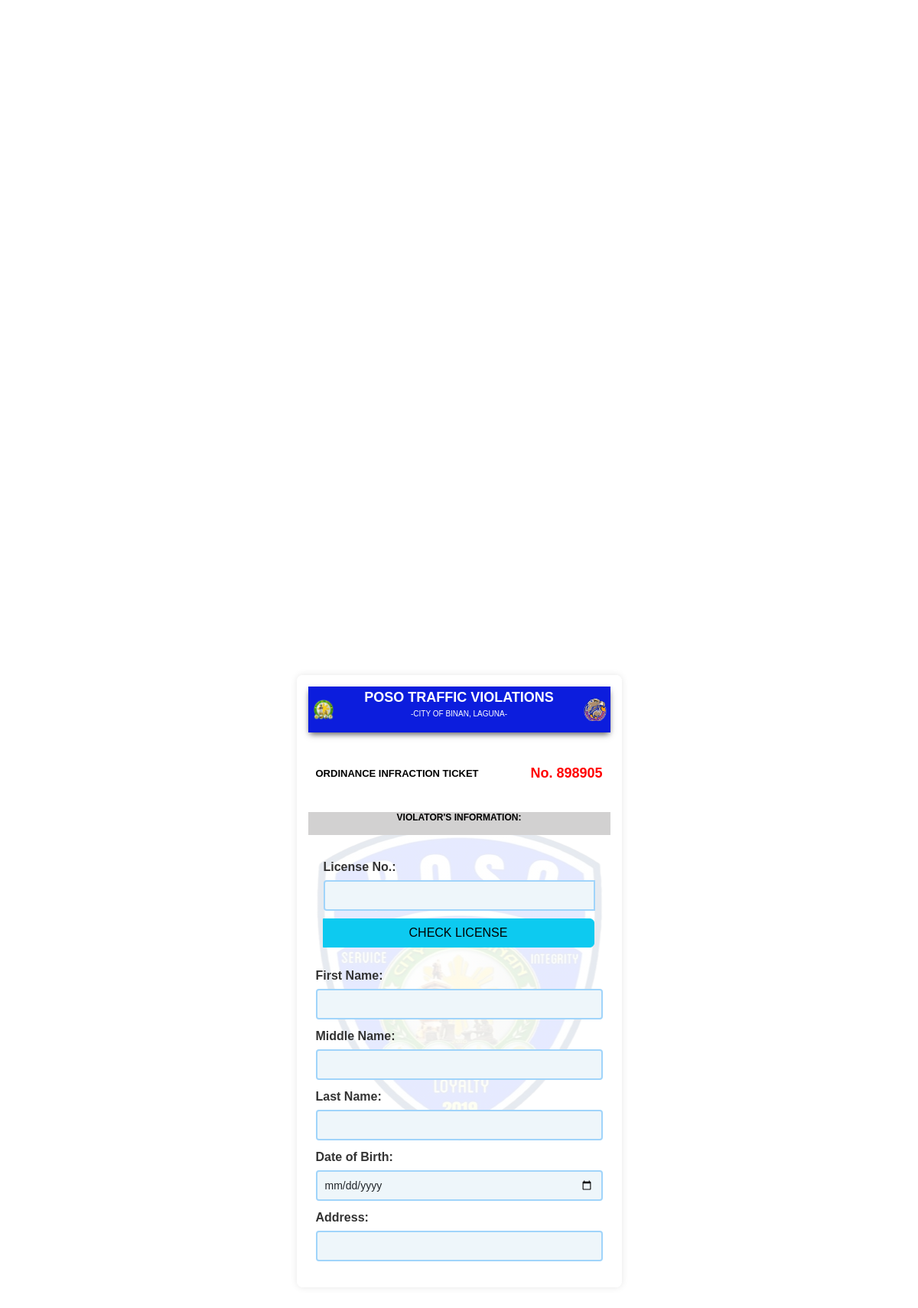
The page /poso.tix/ticket.php on the database as committed earlier.
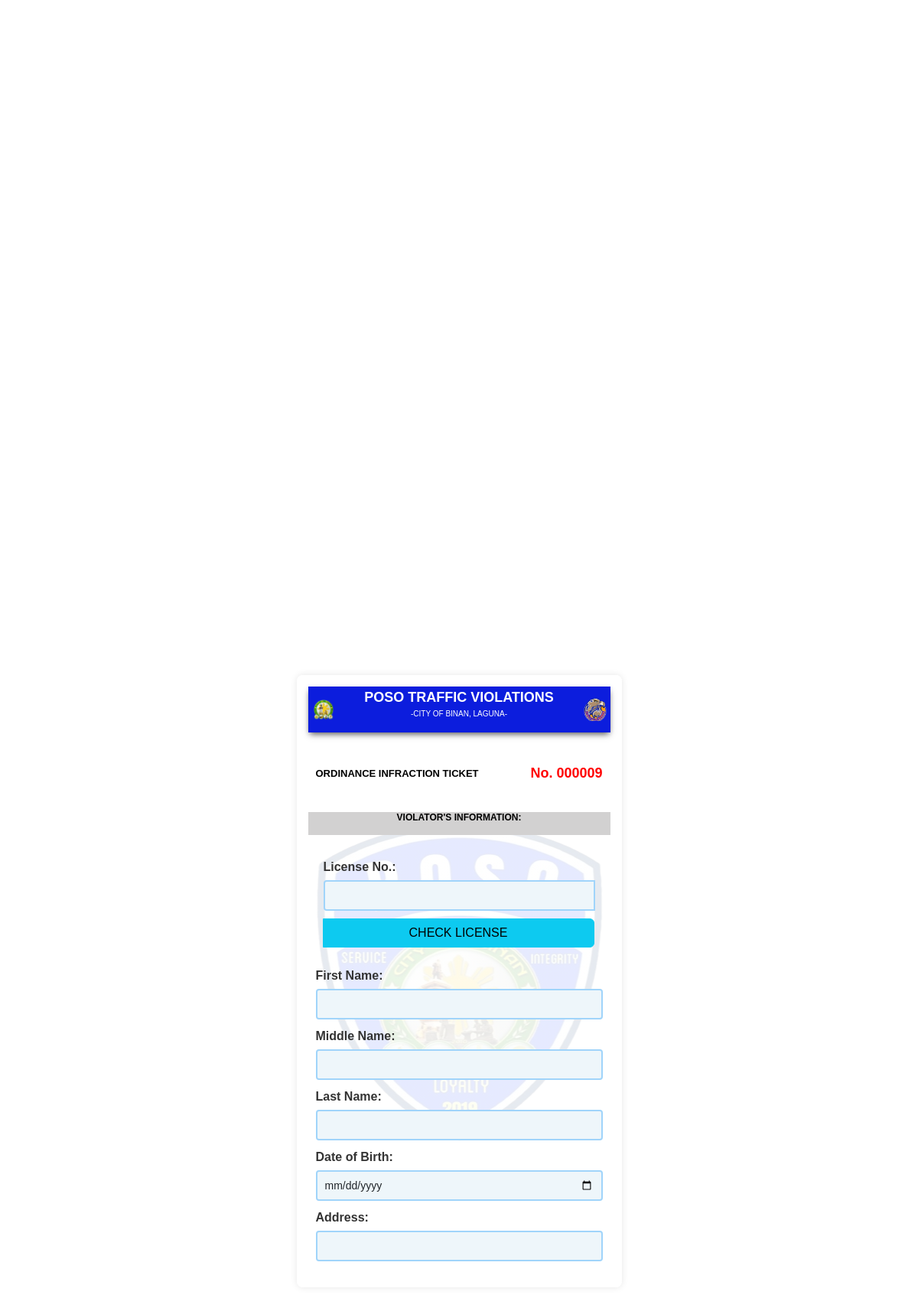
The same page on the database as committed later.
### tables this page shows
CREATE TABLE `report` (
  `ID` int(11) NOT NULL,
  `ticket_number` varchar(6) DEFAULT NULL,
  `first_name` varchar(100) DEFAULT NULL,
  `middle_name` varchar(100) DEFAULT NULL,
  `last_name` varchar(100) DEFAULT NULL,
  `dob` date DEFAULT NULL,
  `address` varchar(255) DEFAULT NULL,
  `license` varchar(255) NOT NULL,
  `confiscated` enum('yes','no') NOT NULL,
  `violation_date` date DEFAULT NULL,
  `violation_time` time DEFAULT NULL,
  `street` varchar(100) DEFAULT NULL,
  `plate_number` varchar(20) DEFAULT NULL,
  `city` varchar(100) DEFAULT NULL,
  `registration` varchar(100) DEFAULT NULL,
  `vehicle_type` varchar(50) DEFAULT NULL,
  `vehicle_owner` varchar(100) DEFAULT NULL,
  `created_at` timestamp NOT NULL DEFAULT current_timestamp(),
  `signature` longblob NOT NULL
);

### poso.tix/ticket.php (the view, shortened to what this page needs)
<?php
$servername = "localhost";
$username = "root";
$password = "";
$dbname = "poso";
$conn = new mysqli($servername, $username, $password, $dbname);
$sql = "SELECT ticket_number FROM report ORDER BY ID DESC LIMIT 1";
$result = $conn->query($sql);
if ($result->num_rows > 0) {
    $row = $result->fetch_assoc();
    $last_ticket_number = (int)$row['ticket_number'];
    $new_ticket_number = $last_ticket_number + 1;
} else {
    $new_ticket_number = 1;
}
$ticket_number = str_pad($new_ticket_number, 6, '0', STR_PAD_LEFT);
?>
<!DOCTYPE html>
<html lang="en">
<head>
    <link href="https://cdnjs.cloudflare.com/ajax/libs/font-awesome/6.5.1/css/all.min.css" rel="stylesheet">
    <link href="https://maxcdn.bootstrapcdn.com/bootstrap/5.3.3/css/bootstrap.min.css" rel="stylesheet">
    <link rel="stylesheet" href="style.css?v=1.0">
</head>
<body>
<div class="container">
    <div class="ticket-container">
        <div class="header-container d-flex justify-content-between align-items-center">
            <img src="/POSO/images/left.png" alt="Left Logo" class="logo">
            <div class="col text-center">
                <p class="title">POSO Traffic Violations</p>
                <p class="city">-City of Binan, Laguna-</p>
            </div>
            <img src="/POSO/images/arman.png" alt="Right Logo" class="logo">
        </div>
        <br>
        <div class="ticket-info">
            <p class="ticket-label">ORDINANCE INFRACTION TICKET</p>
            <p class="ticket-number">No. <?php echo $ticket_number; ?></p>
        </div>
        <form action="submit_ticket.php" method="POST">
<div class="gray">
    <p>Violator's Information:</p>
</div>
<div class="section">
   <div class="section">
    <label for="license">License No.:</label>
    <div class="input-group">
        <input type="text" id="license" name="license" required class="form-control">
        <button type="button" class="btn btn-info" id="checkLicense">Check License</button>
    </div>
</div>
    <label for="first_name">First Name:</label>
    <input type="text" id="first_name" name="first_name" required class="form-control">
    <label for="middle_name">Middle Name:</label>
    <input type="text" id="middle_name" name="middle_name" class="form-control">
    <label for="last_name">Last Name:</label>
    <input type="text" id="last_name" name="last_name" required class="form-control">
    <label for="dob">Date of Birth:</label>
    <input type="date" id="dob" name="dob" required class="form-control">
    <label for="address">Address:</label>
    <input type="text" id="address" name="address" required class="form-control">
</div>
            <br>
        </form>
    </div>
</div>
</body>
</html>

Rows that differ between the two databases and show on the page:
removed report: ticket_number "898905"
added report: ticket_number "000009"
